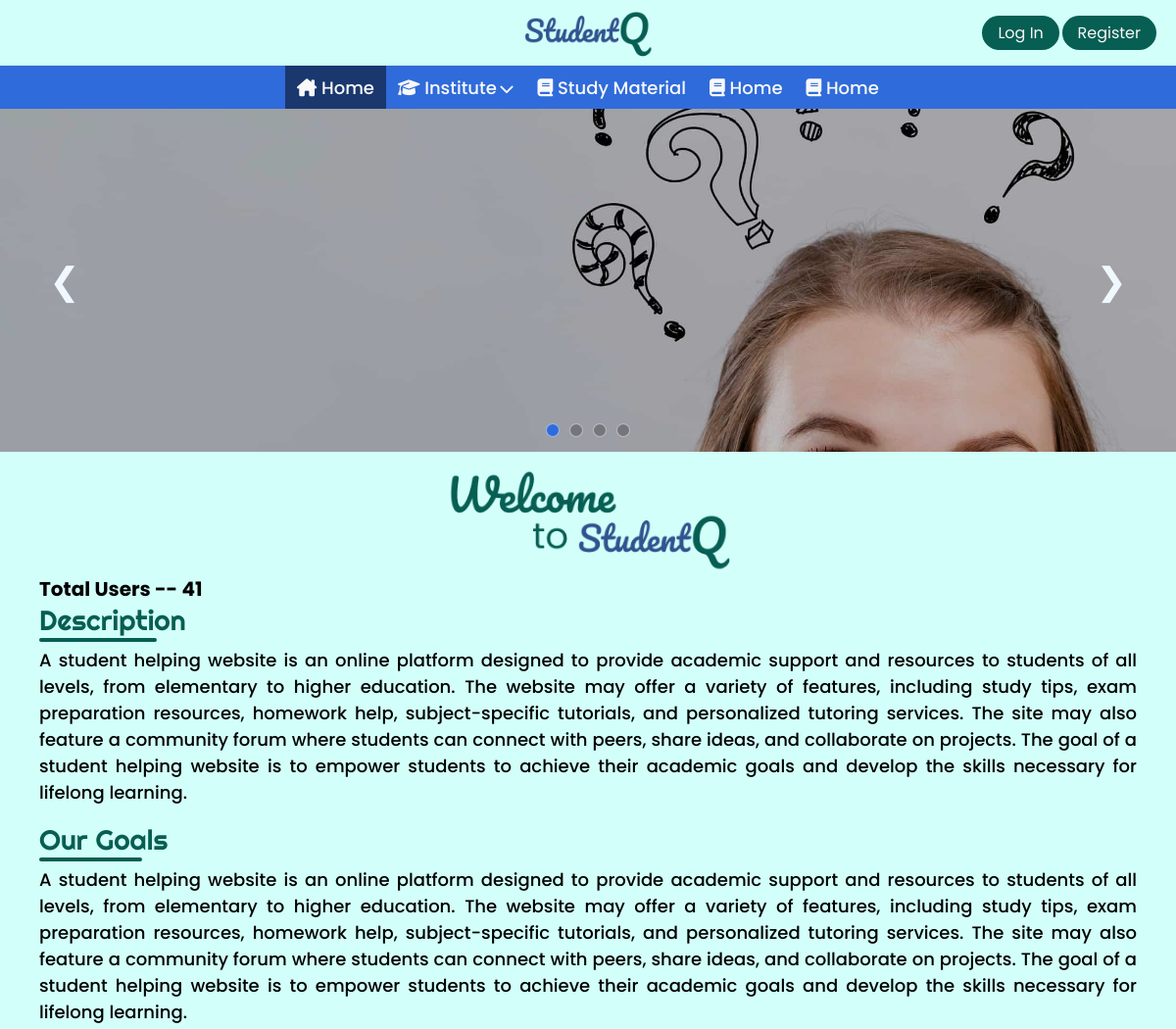
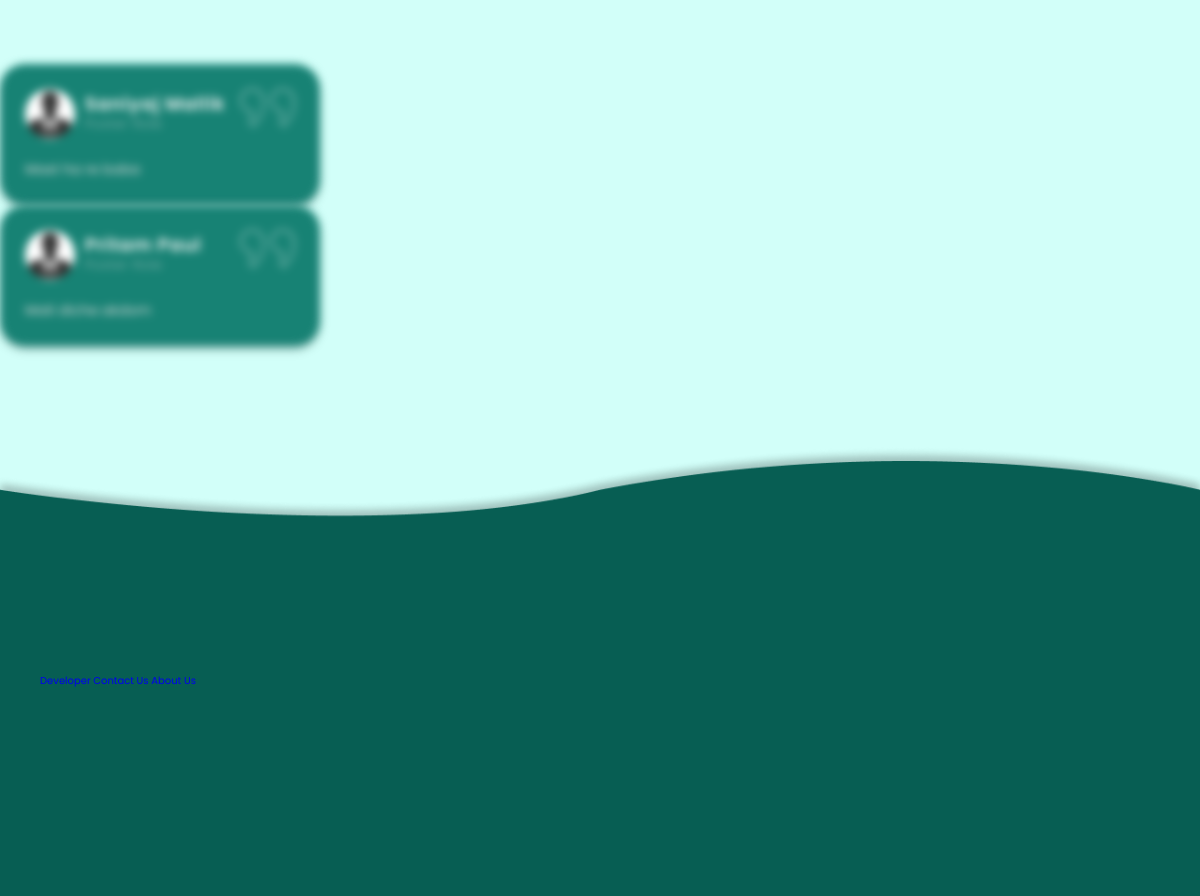
The app's page /, older data (2 pictures, top to bottom).
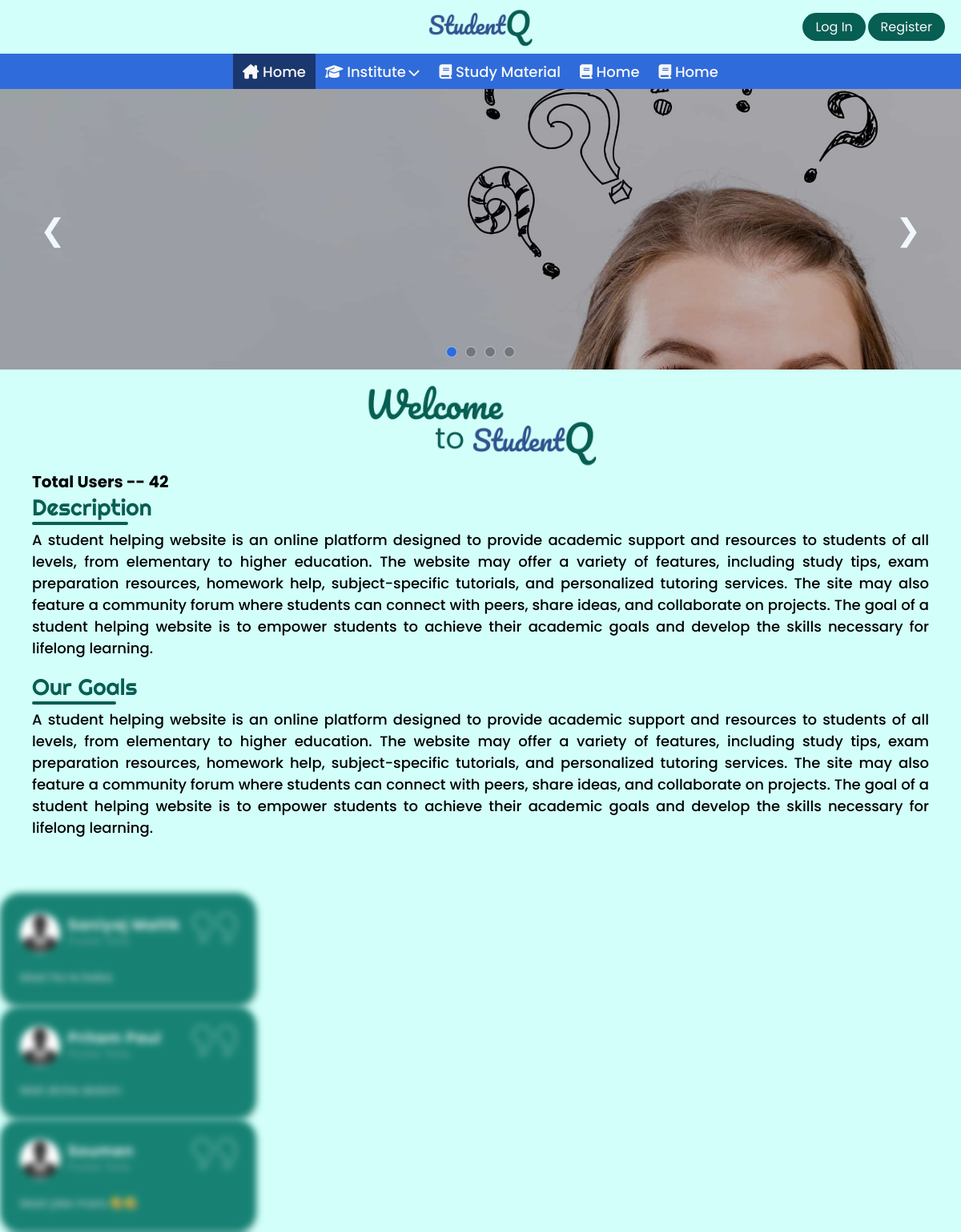
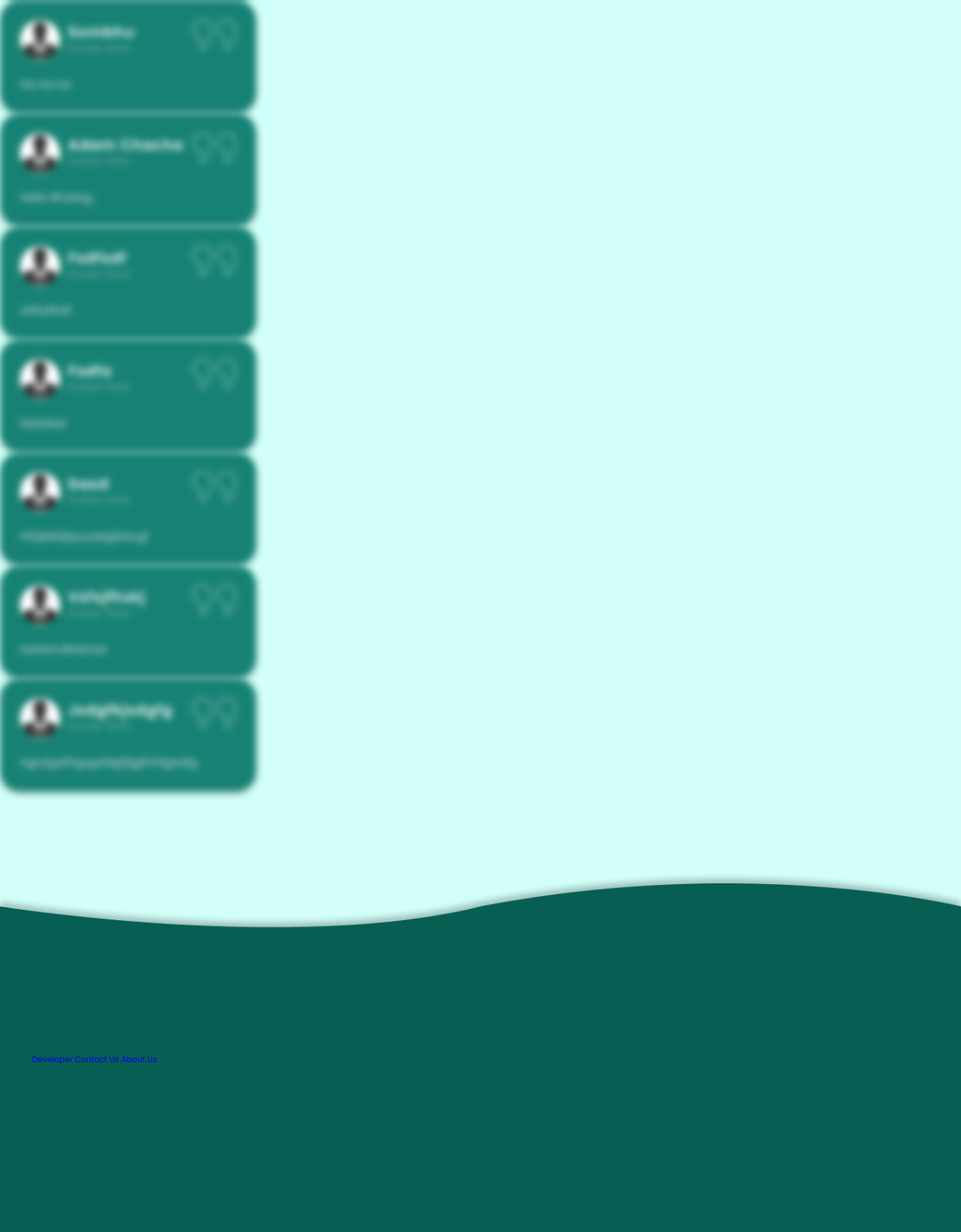
The same page, newer data (2 pictures, top to bottom).
### Base/models.py (models this page shows, shortened)
class Review(models.Model):
    poster = models.CharField(max_length=100)
    review = models.CharField(max_length=500)

### Base/views.py (the view, shortened to what this page needs)
# urls.py: path('', views.home, name='home'),
def home(request):
    context = {}
    userCount = User.objects.all().count()
    context['TotalUser'] = userCount
    reviews = Review.objects.all()
    context["reviews"] = reviews
    return render(request, 'home.html', context )

### Base/templates/home.html (shortened to what this page needs)
{% extends 'main.html' %}
{% load static %}
{% block css %}
<link rel="stylesheet" href="{% static 'mStyle/slider.css' %}">
<link rel="stylesheet" href="{% static 'mstyle/home.css' %}">
{% endblock css %}
{% block body %}
{% if request.user.is_authenticated %}
<div class="main">
  <div class="userVisits">
    <h1>User total -- {{TotalUser}}</h1>
  </div>
  Hello <span>{{ user.profile.fullName|capfirst }}</span>
  <br />
  I am a <span>{{ user.profile.role|capfirst }}</span>
  <br />
  Phone no <span>{{ user.profile.phNo }}</span>
  <br />
  Social media link <span>{{ user.profile.socialId }}</span>
  <br />
  About me - <span>{{ user.profile.desc }}</span>
  <br />
  <img src="{{dp.url}}" alt="" class="dpProfile">
  <br />
  <h3>Role details</h3>
  {% if user.profile.role == 'teacher' %}
  Teacher Location is <span>{{ teacher.location|capfirst }}</span>
  <br />
  dptOfTeaching is <span>{{ teacher.dptOfTeaching|upper }}</span>
  <br />
  Teacher Location is <span>{{ teacher.qualification|upper }}</span>
  <br />
  {% elif user.profile.role == 'student' %}Student Institute is <span>{{ student.institute|capfirst }}</span>
  <br />
  Student subject is <span>{{ student.subject|upper }}</span>
  <br />
  interest in <span>{{ student.interest }}</span>
  <br />
  Student courseDuration is <span>{{ student.courseDuration }}</span>
  <br />
  {% elif user.profile.role == 'owner' %}Owner of Mess <span>{{ owner.mess_name|capfirst }}</span>
  <br />
  Room rent <span>{{ owner.rent }}</span>
  <br />
  bedAvailable<span>{{ owner.bedAvailable }}</span>
  <br />
  address <span>{{ owner.address }}</span>
  <br />
  {% endif %}
</div>
{% else %}
{% include 'homeBody.html' %}
{% endif %}
{% endblock %}

### Base/templates/homeBody.html (shortened to what this page needs)
{% load static %}
{% block css %}
<link rel="stylesheet" href="https://cdn.jsdelivr.net/npm/swiper@9/swiper-bundle.min.css" />
{% endblock css %}
<div class="slider__container">
  <div class="slide">
    <ul class="slideImages__container">
      <li class="slideImage">
        <img src="{% static 'sliderImages/first_1.jpg' %}" alt="sliderImages" class="carousel__image">
      </li>
    </ul>
  </div>
  <div class="arrow__container">
    <span class="carousel__arrow left__arrow">&#10094;</span>
    <span class="carousel__arrow right__arrow">&#10095;</span>
  </div>
  <div class="pagination--dot__container">
    <div class="pagination__dot pagination__current"></div>
    <div class="pagination__dot"></div>
    <div class="pagination__dot"></div>
    <div class="pagination__dot"></div>
  </div>
</div>
<div class="welcome__img">
  <img src={% static 'media/Wlcome-screen.png' %} alt="Welcome to StudentQ" />
</div>
<div class="home__body">
  <h1>Total Users -- {{TotalUser}}</h1>
  <h3 class="stylish__desc--heading">Description</h3>
  <p class="home__body--description">
    A student helping website is an online platform designed to provide academic support and resources to students of
    all levels, from elementary to higher education. The website may offer a variety of features, including study tips,
    exam preparation resources, homework help, subject-specific tutorials, and personalized tutoring services. The site
    may also feature a community forum where students can connect with peers, share ideas, and collaborate on projects.
    The goal of a student helping website is to empower students to achieve their academic goals and develop the skills
    necessary for lifelong learning.
  </p>
  <h3 class="stylish__desc--heading">Our Goals</h3>
  <p class="home__body--description">
    A student helping website is an online platform designed to provide academic support and resources to students of
    all levels, from elementary to higher education. The website may offer a variety of features, including study tips,
    exam preparation resources, homework help, subject-specific tutorials, and personalized tutoring services. The site
    may also feature a community forum where students can connect with peers, share ideas, and collaborate on projects.
    The goal of a student helping website is to empower students to achieve their academic goals and develop the skills
    necessary for lifelong learning.
  </p>
</div>
<div class="swiper-container">
  <div class="swiper-wrapper">
    {% for rv in reviews %}
    <div class="swiper-slide">
      <div class="testimonialBox">
        <img src="{% static 'icons/right-quote-64.png' %}" alt="quotePNG" class="quote">
        <div class="details_of_review">
          <div class="imgBox">
            <img src="{% static 'media/bydefault.jpg' %}" alt="dp profile" class="dp-profile">
          </div>
          <h4 class="poster-name">{{ rv.poster }} <br><span>Poster Role </span></h4>
        </div>
        <div class="contentReview">
          <p>
            {{ rv.review }}
          </p>
        </div>
      </div>
    </div>
    {% endfor %}
  </div>
</div>
{% include 'footer.html' %}

Row changes from the older to the newer data that the page shows:
added Review: poster "Soumen", review "Mast joke mara 🤣🤣"
added Review: poster "Sombhu", review "Ha ha ha"
added Review: poster "Adam Chacha", review "Hello Bhailog"
added Review: poster "Fsdfsdf", review "sdfsdfsdf"
added Review: poster "Fsdfa", review "fdafdad"
added Review: poster "Dasd", review "hfhjkklhjkjurydegfsdvgf"
added Review: poster "Vsfsjfhskj", review "hshfshvfkhkhsd"
added Review: poster "Jsdgfkjsdgfg", review "hgiufgsifhgsgsfdgffjgjfnhfgbdfg"
Text that changed along with them:
{{ TotalUser }}: "41" → "42"
